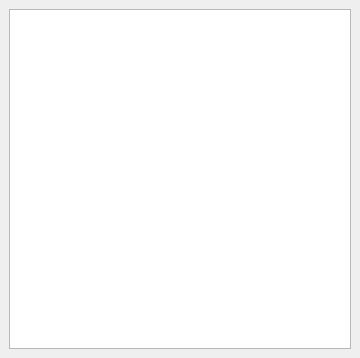
<?xml version="1.0" encoding="UTF-8"?>
<ui version="4.0">
 <class>MoleculeListDock</class>
 <widget class="QDockWidget" name="MoleculeListDock">
  <property name="geometry">
   <rect>
    <x>0</x>
    <y>0</y>
    <width>360</width>
    <height>358</height>
   </rect>
  </property>
  <property name="windowTitle">
   <string>Molecule List</string>
  </property>
  <widget class="QWidget" name="dockWidgetContents">
   <layout class="QVBoxLayout" name="verticalLayout">
    <item>
     <widget class="QTableWidget" name="tableWidget">
      <property name="contextMenuPolicy">
       <enum>Qt::CustomContextMenu</enum>
      </property>
      <property name="editTriggers">
       <set>QAbstractItemView::NoEditTriggers</set>
      </property>
      <property name="alternatingRowColors">
       <bool>true</bool>
      </property>
      <property name="selectionMode">
       <enum>QAbstractItemView::SingleSelection</enum>
      </property>
      <property name="selectionBehavior">
       <enum>QAbstractItemView::SelectRows</enum>
      </property>
      <property name="showGrid">
       <bool>false</bool>
      </property>
      <property name="sortingEnabled">
       <bool>true</bool>
      </property>
      <property name="cornerButtonEnabled">
       <bool>false</bool>
      </property>
      <property name="columnCount">
       <number>1</number>
      </property>
      <attribute name="horizontalHeaderVisible">
       <bool>false</bool>
      </attribute>
      <attribute name="horizontalHeaderCascadingSectionResizes">
       <bool>false</bool>
      </attribute>
      <attribute name="horizontalHeaderMinimumSectionSize">
       <number>1</number>
      </attribute>
      <attribute name="horizontalHeaderStretchLastSection">
       <bool>true</bool>
      </attribute>
      <attribute name="horizontalHeaderStretchLastSection">
       <bool>true</bool>
      </attribute>
      <attribute name="horizontalHeaderCascadingSectionResizes">
       <bool>false</bool>
      </attribute>
      <attribute name="horizontalHeaderVisible">
       <bool>false</bool>
      </attribute>
      <attribute name="horizontalHeaderMinimumSectionSize">
       <number>1</number>
      </attribute>
      <column/>
     </widget>
    </item>
   </layout>
  </widget>
 </widget>
 <resources/>
 <connections/>
</ui>
